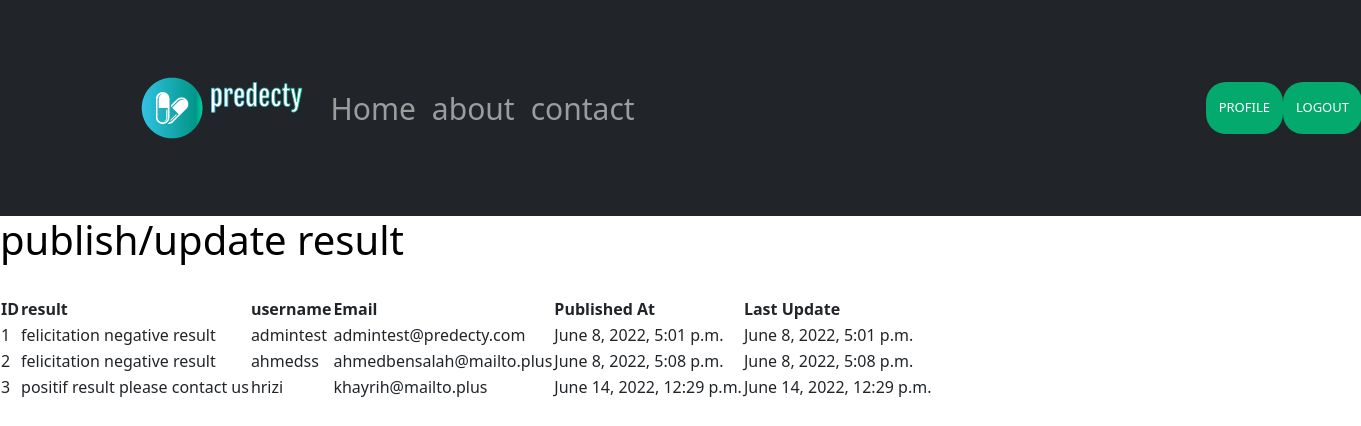
/test (signed in), run on an earlier commit of the app's database.
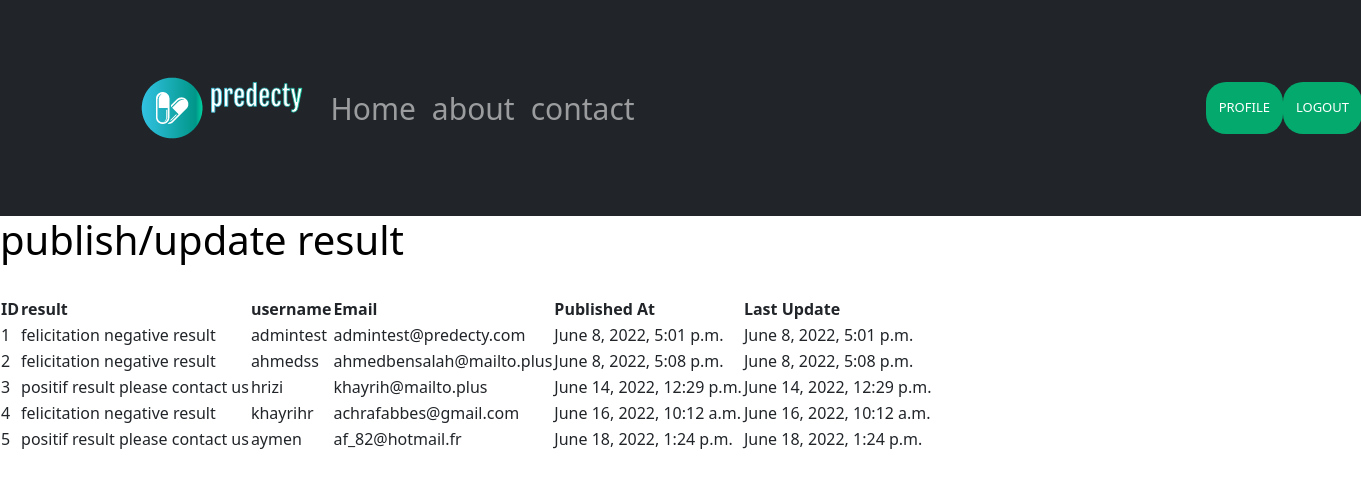
And on a later commit of the database.
### users/models.py (models this page shows, shortened)
class Result1 (models.Model):
    rzlt=models.CharField(max_length=20,default='',null=False)
    username=models.CharField(max_length=20,default='',null=False)
    email=models.CharField(max_length=25,default='',null=False)
    created_at=models.DateTimeField(auto_now_add=True)
    updated_at=models.DateTimeField(auto_now=True)

### users/views.py (the view)
# urls.py: path('test', views.test , name='test'),
def test(request):
    dataset = Result1.objects.all()
    return render(request,'data.html',{'test': dataset})

### users/templates/users/data.html
{% extends 'base.html' %}
{% block content %}
{% if user.is_superuser or user.groups.all %}
    {% if test %}
    <h1>publish/update result</h1>
    <table>
            <tr><br/>
                <th>ID</th>
                <th>result</th>
                <th>username</th>
                <th>Email</th>
                <th>Published At</th>
                <th>Last Update</th>
            </tr>
        <tr>
            {% for st in test %}
            <td>{{st.id}}</td>
            <td>{{st.rzlt}}</td>
            <td>{{st.username}}</td>
            <td>{{st.email}}</td>
            <td>{{st.created_at}}</td>
            <td>{{st.updated_at}}</td>
        </tr>
            {% endfor %}
    </table>
    {% else %}
        <h1>No Data</h1>
    {% endif %}
{% else %}
<h1>denied please login as a doctor (superadmin)</h1>
{% endif %}
{% endblock content %}

### users/templates/users/base.html (shortened to what this page needs)
<!doctype html>
{% load static %}
<html lang="en">
  <head>
    <link rel="stylesheet" href="{% static 'users/css/main.css' %}" type="text/css">
    <link href="https://cdn.jsdelivr.net/npm/bootstrap@5.0.0-beta3/dist/css/bootstrap.min.css" rel="stylesheet">
  </head>
  {% load static %}
    <nav class="navbar navbar-expand-lg navbar-dark bg-dark" id="main-navbar">
        <div class="container">
          <a class="logo" href="{% url 'home' %}"><img src="{% static 'users/images/logo.png' %}" alt="" ></a>
          <div class="collapse navbar-collapse" id="navbarNavAltMarkup">
            <div class="navbar-nav">
              <a class="nav-link {% block hme %}{% endblock%}" aria-current="page" href="/">Home</a>
              <a class="nav-link {% block abt %}{% endblock%}" href="{% url 'about' %}">about</a>
              <a class="nav-link {% block cnt %}{% endblock%}" href="{% url 'contact' %}">contact</a>
            </div>
            <form class="d-flex" id="authstyle">
              {% if user.is_superuser or user.groups.all %}
                <a href="{% url 'profile' %}" class="btn" style="color: white; background-color: #04AA6D;"type="submit" id="header-links"> Profile </a>
                <a href="{% url 'logout' %}" class="btn" style="color: white; background-color: #04AA6D;"type="submit" id="header-links"> Logout </a>
              {% elif user.is_authenticated %}
                <a href="{% url 'profile' %}" class="btn" style="color: white; background-color: #04AA6D;"type="submit" id="header-links"> Profile </a>
                <a href="{% url 'logout' %}" class="btn" style="color: white; background-color: #04AA6D;"type="submit" id="header-links"> Logout </a>
              {% else %}
                <a href="{% url 'register' %}" class="btn" style="color: white; background-color: #04AA6D;"type="submit" id="header-links"> Create Account </a>
                <a href="{% url 'login' %}" class="btn" style="color: white; background-color: #04AA6D; margin-left: 10px; "type="submit" id="header-links">Log In</a>
              {% endif %}
              </form>
          </div>
        </div>
    </nav>
      <div>
        {% block content %}
        {% endblock content %}
      </div>
  </body>
</html>

### static/users/css/main.css (style rules this page uses)
#main-navbar { color: white; min-height: 14vh; font-size: 30px; }
#authstyle { margin-left: 17%; border-radius: 50%; }
#header-links { position: relative; border-radius: 20px; display: inline-block; padding: 15px 12px; text-transform: uppercase; text-decoration: none; font-size: 13px; overflow: hidden; transition: 0.2s; left: 180%; }
*,:after,:before { box-sizing:border-box }
a { color:inherit;text-decoration:none }
a, [type="submit"] { transition: all .25s ease-in; }
h1, h2 { font-weight: 300; color: rgba(0,0,0); }

What changed in the data, as far as the page shows it:
added Result1: id "4", rzlt "felicitation negative result", username "khayrihr", email "achrafabbes@gmail.com", created_at "June 16, 2022, 10:12 a.m.", updated_at "June 16, 2022, 10:12 a.m."
added Result1: id "5", rzlt "positif result please contact us", username "aymen", email "af_82@hotmail.fr", created_at "June 18, 2022, 1:24 p.m.", updated_at "June 18, 2022, 1:24 p.m."
